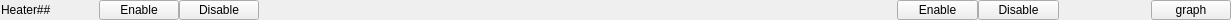
<?xml version="1.0" encoding="UTF-8"?>
<ui version="4.0">
 <class>heater_widget</class>
 <widget class="QMainWindow" name="heater_widget">
  <property name="geometry">
   <rect>
    <x>0</x>
    <y>0</y>
    <width>1231</width>
    <height>20</height>
   </rect>
  </property>
  <property name="sizePolicy">
   <sizepolicy hsizetype="Preferred" vsizetype="Fixed">
    <horstretch>0</horstretch>
    <verstretch>0</verstretch>
   </sizepolicy>
  </property>
  <property name="minimumSize">
   <size>
    <width>0</width>
    <height>20</height>
   </size>
  </property>
  <property name="maximumSize">
   <size>
    <width>16777215</width>
    <height>20</height>
   </size>
  </property>
  <property name="windowTitle">
   <string>MainWindow</string>
  </property>
  <widget class="QWidget" name="centralwidget">
   <widget class="QELabel" name="remainingTime">
    <property name="geometry">
     <rect>
      <x>1065</x>
      <y>0</y>
      <width>80</width>
      <height>20</height>
     </rect>
    </property>
    <property name="sizePolicy">
     <sizepolicy hsizetype="Fixed" vsizetype="Fixed">
      <horstretch>0</horstretch>
      <verstretch>0</verstretch>
     </sizepolicy>
    </property>
    <property name="minimumSize">
     <size>
      <width>80</width>
      <height>20</height>
     </size>
    </property>
    <property name="maximumSize">
     <size>
      <width>16777215</width>
      <height>20</height>
     </size>
    </property>
    <property name="variable" stdset="0">
     <string>HEATER$(num):getTime</string>
    </property>
   </widget>
   <widget class="QPushButton" name="btnTempGraph">
    <property name="geometry">
     <rect>
      <x>1151</x>
      <y>0</y>
      <width>80</width>
      <height>20</height>
     </rect>
    </property>
    <property name="minimumSize">
     <size>
      <width>0</width>
      <height>20</height>
     </size>
    </property>
    <property name="maximumSize">
     <size>
      <width>16777215</width>
      <height>20</height>
     </size>
    </property>
    <property name="text">
     <string>graph</string>
    </property>
   </widget>
   <widget class="QWidget" name="">
    <property name="geometry">
     <rect>
      <x>867</x>
      <y>-1</y>
      <width>192</width>
      <height>22</height>
     </rect>
    </property>
    <layout class="QHBoxLayout" name="ltSaturation" stretch="1,1,1">
     <property name="spacing">
      <number>0</number>
     </property>
     <item>
      <widget class="QESimpleShape" name="ledSaturationStatus">
       <property name="sizePolicy">
        <sizepolicy hsizetype="Fixed" vsizetype="Fixed">
         <horstretch>0</horstretch>
         <verstretch>0</verstretch>
        </sizepolicy>
       </property>
       <property name="minimumSize">
        <size>
         <width>30</width>
         <height>20</height>
        </size>
       </property>
       <property name="maximumSize">
        <size>
         <width>16777215</width>
         <height>20</height>
        </size>
       </property>
       <property name="colour0" stdset="0">
        <color>
         <red>60</red>
         <green>20</green>
         <blue>20</blue>
        </color>
       </property>
       <property name="colour1" stdset="0">
        <color>
         <red>240</red>
         <green>5</green>
         <blue>5</blue>
        </color>
       </property>
       <property name="variable" stdset="0">
        <string>HEATER$(num):isSat</string>
       </property>
      </widget>
     </item>
     <item>
      <widget class="QEPushButton" name="btnSaturationEnable">
       <property name="minimumSize">
        <size>
         <width>0</width>
         <height>20</height>
        </size>
       </property>
       <property name="maximumSize">
        <size>
         <width>16777215</width>
         <height>20</height>
        </size>
       </property>
       <property name="text">
        <string>Enable</string>
       </property>
       <property name="variable" stdset="0">
        <string>HEATER$(num):disableSat</string>
       </property>
       <property name="pressText">
        <string>0</string>
       </property>
       <property name="clickText">
        <string>0</string>
       </property>
      </widget>
     </item>
     <item>
      <widget class="QEPushButton" name="btnSaturationDisable">
       <property name="minimumSize">
        <size>
         <width>0</width>
         <height>20</height>
        </size>
       </property>
       <property name="maximumSize">
        <size>
         <width>16777215</width>
         <height>20</height>
        </size>
       </property>
       <property name="text">
        <string>Disable</string>
       </property>
       <property name="variable" stdset="0">
        <string/>
       </property>
      </widget>
     </item>
    </layout>
   </widget>
   <widget class="QESimpleShape" name="ledHeaterStatus">
    <property name="geometry">
     <rect>
      <x>351</x>
      <y>0</y>
      <width>30</width>
      <height>20</height>
     </rect>
    </property>
    <property name="sizePolicy">
     <sizepolicy hsizetype="Preferred" vsizetype="Fixed">
      <horstretch>0</horstretch>
      <verstretch>0</verstretch>
     </sizepolicy>
    </property>
    <property name="minimumSize">
     <size>
      <width>30</width>
      <height>20</height>
     </size>
    </property>
    <property name="maximumSize">
     <size>
      <width>16777215</width>
      <height>20</height>
     </size>
    </property>
    <property name="colour0" stdset="0">
     <color>
      <red>186</red>
      <green>189</green>
      <blue>182</blue>
     </color>
    </property>
    <property name="colour1" stdset="0">
     <color>
      <red>5</red>
      <green>240</green>
      <blue>5</blue>
     </color>
    </property>
    <property name="variable" stdset="0">
     <string>HEATER$(num):getStatus</string>
    </property>
   </widget>
   <widget class="QWidget" name="">
    <property name="geometry">
     <rect>
      <x>387</x>
      <y>-1</y>
      <width>170</width>
      <height>22</height>
     </rect>
    </property>
    <layout class="QHBoxLayout" name="ltSetpoint" stretch="1,1,1">
     <property name="spacing">
      <number>6</number>
     </property>
     <item>
      <widget class="QENumericEdit" name="temperatureSetpoint">
       <property name="sizePolicy">
        <sizepolicy hsizetype="Preferred" vsizetype="Fixed">
         <horstretch>0</horstretch>
         <verstretch>0</verstretch>
        </sizepolicy>
       </property>
       <property name="minimumSize">
        <size>
         <width>0</width>
         <height>20</height>
        </size>
       </property>
       <property name="maximumSize">
        <size>
         <width>16777215</width>
         <height>20</height>
        </size>
       </property>
       <property name="variable" stdset="0">
        <string>HEATER$(num):setSetPoint</string>
       </property>
       <property name="precision">
        <number>1</number>
       </property>
      </widget>
     </item>
     <item>
      <widget class="QELabel" name="temperatureSetpointReadback">
       <property name="sizePolicy">
        <sizepolicy hsizetype="Preferred" vsizetype="Fixed">
         <horstretch>0</horstretch>
         <verstretch>0</verstretch>
        </sizepolicy>
       </property>
       <property name="minimumSize">
        <size>
         <width>0</width>
         <height>20</height>
        </size>
       </property>
       <property name="maximumSize">
        <size>
         <width>16777215</width>
         <height>20</height>
        </size>
       </property>
       <property name="variable" stdset="0">
        <string>HEATER$(num):getSetPoint</string>
       </property>
      </widget>
     </item>
     <item>
      <widget class="QELabel" name="incrementSetPoint">
       <property name="sizePolicy">
        <sizepolicy hsizetype="Preferred" vsizetype="Fixed">
         <horstretch>0</horstretch>
         <verstretch>0</verstretch>
        </sizepolicy>
       </property>
       <property name="minimumSize">
        <size>
         <width>0</width>
         <height>20</height>
        </size>
       </property>
       <property name="maximumSize">
        <size>
         <width>16777215</width>
         <height>20</height>
        </size>
       </property>
       <property name="variable" stdset="0">
        <string>HEATER$(num):getIncPoint</string>
       </property>
      </widget>
     </item>
    </layout>
   </widget>
   <widget class="QELabel" name="temperatureReading">
    <property name="geometry">
     <rect>
      <x>265</x>
      <y>0</y>
      <width>80</width>
      <height>20</height>
     </rect>
    </property>
    <property name="sizePolicy">
     <sizepolicy hsizetype="Fixed" vsizetype="Fixed">
      <horstretch>0</horstretch>
      <verstretch>0</verstretch>
     </sizepolicy>
    </property>
    <property name="minimumSize">
     <size>
      <width>80</width>
      <height>20</height>
     </size>
    </property>
    <property name="maximumSize">
     <size>
      <width>16777215</width>
      <height>20</height>
     </size>
    </property>
    <property name="variable" stdset="0">
     <string>HEATER$(num):getTemp</string>
    </property>
   </widget>
   <widget class="QWidget" name="">
    <property name="geometry">
     <rect>
      <x>703</x>
      <y>-1</y>
      <width>158</width>
      <height>22</height>
     </rect>
    </property>
    <layout class="QHBoxLayout" name="ltInterlock" stretch="0,1,1">
     <property name="spacing">
      <number>0</number>
     </property>
     <item>
      <widget class="QESimpleShape" name="ledInterlockStatus">
       <property name="sizePolicy">
        <sizepolicy hsizetype="Fixed" vsizetype="Fixed">
         <horstretch>0</horstretch>
         <verstretch>0</verstretch>
        </sizepolicy>
       </property>
       <property name="minimumSize">
        <size>
         <width>30</width>
         <height>20</height>
        </size>
       </property>
       <property name="maximumSize">
        <size>
         <width>16777215</width>
         <height>20</height>
        </size>
       </property>
       <property name="colour0" stdset="0">
        <color>
         <red>240</red>
         <green>5</green>
         <blue>5</blue>
        </color>
       </property>
       <property name="colour1" stdset="0">
        <color>
         <red>60</red>
         <green>20</green>
         <blue>20</blue>
        </color>
       </property>
       <property name="variable" stdset="0">
        <string>HEATER$(num):isEnabled</string>
       </property>
      </widget>
     </item>
     <item>
      <widget class="QENumericEdit" name="interlockSetpoint">
       <property name="sizePolicy">
        <sizepolicy hsizetype="Preferred" vsizetype="Fixed">
         <horstretch>0</horstretch>
         <verstretch>0</verstretch>
        </sizepolicy>
       </property>
       <property name="minimumSize">
        <size>
         <width>0</width>
         <height>20</height>
        </size>
       </property>
       <property name="maximumSize">
        <size>
         <width>16777215</width>
         <height>20</height>
        </size>
       </property>
       <property name="variable" stdset="0">
        <string>HEATER$(num):setInterlock</string>
       </property>
       <property name="precision">
        <number>1</number>
       </property>
      </widget>
     </item>
     <item>
      <widget class="QELabel" name="interlockReadback">
       <property name="sizePolicy">
        <sizepolicy hsizetype="Preferred" vsizetype="Fixed">
         <horstretch>0</horstretch>
         <verstretch>0</verstretch>
        </sizepolicy>
       </property>
       <property name="minimumSize">
        <size>
         <width>0</width>
         <height>20</height>
        </size>
       </property>
       <property name="maximumSize">
        <size>
         <width>16777215</width>
         <height>20</height>
        </size>
       </property>
       <property name="variable" stdset="0">
        <string>HEATER$(num):getInterlock</string>
       </property>
      </widget>
     </item>
    </layout>
   </widget>
   <widget class="QWidget" name="">
    <property name="geometry">
     <rect>
      <x>1</x>
      <y>-1</y>
      <width>258</width>
      <height>22</height>
     </rect>
    </property>
    <layout class="QHBoxLayout" name="ltHeaterEnable">
     <property name="spacing">
      <number>0</number>
     </property>
     <item>
      <widget class="QLabel" name="heaterName">
       <property name="text">
        <string>Heater##</string>
       </property>
      </widget>
     </item>
     <item>
      <widget class="QESimpleShape" name="ledHeaterEnable">
       <property name="sizePolicy">
        <sizepolicy hsizetype="Fixed" vsizetype="Fixed">
         <horstretch>0</horstretch>
         <verstretch>0</verstretch>
        </sizepolicy>
       </property>
       <property name="minimumSize">
        <size>
         <width>30</width>
         <height>20</height>
        </size>
       </property>
       <property name="maximumSize">
        <size>
         <width>16777215</width>
         <height>20</height>
        </size>
       </property>
       <property name="colour0" stdset="0">
        <color>
         <red>186</red>
         <green>189</green>
         <blue>182</blue>
        </color>
       </property>
       <property name="colour1" stdset="0">
        <color>
         <red>5</red>
         <green>240</green>
         <blue>5</blue>
        </color>
       </property>
       <property name="variable" stdset="0">
        <string>HEATER$(num):isEnabled</string>
       </property>
      </widget>
     </item>
     <item>
      <widget class="QEPushButton" name="btnHeaterEnable">
       <property name="minimumSize">
        <size>
         <width>0</width>
         <height>20</height>
        </size>
       </property>
       <property name="maximumSize">
        <size>
         <width>16777215</width>
         <height>20</height>
        </size>
       </property>
       <property name="text">
        <string>Enable</string>
       </property>
       <property name="variable" stdset="0">
        <string>HEATER$(num):enable</string>
       </property>
      </widget>
     </item>
     <item>
      <widget class="QEPushButton" name="btnHeaterDisable">
       <property name="minimumSize">
        <size>
         <width>0</width>
         <height>20</height>
        </size>
       </property>
       <property name="maximumSize">
        <size>
         <width>16777215</width>
         <height>20</height>
        </size>
       </property>
       <property name="text">
        <string>Disable</string>
       </property>
       <property name="variable" stdset="0">
        <string>HEATER$(num):disable</string>
       </property>
      </widget>
     </item>
    </layout>
   </widget>
   <widget class="QWidget" name="">
    <property name="geometry">
     <rect>
      <x>563</x>
      <y>-1</y>
      <width>134</width>
      <height>22</height>
     </rect>
    </property>
    <layout class="QHBoxLayout" name="ltHeatRate" stretch="1,1">
     <item>
      <widget class="QENumericEdit" name="temperatureSetRate">
       <property name="sizePolicy">
        <sizepolicy hsizetype="Preferred" vsizetype="Fixed">
         <horstretch>0</horstretch>
         <verstretch>0</verstretch>
        </sizepolicy>
       </property>
       <property name="minimumSize">
        <size>
         <width>0</width>
         <height>20</height>
        </size>
       </property>
       <property name="maximumSize">
        <size>
         <width>16777215</width>
         <height>20</height>
        </size>
       </property>
       <property name="variable" stdset="0">
        <string>HEATER$(num):setRate</string>
       </property>
       <property name="leadingZeros">
        <number>2</number>
       </property>
       <property name="precision">
        <number>1</number>
       </property>
      </widget>
     </item>
     <item>
      <widget class="QELabel" name="temperatureRateReadback">
       <property name="sizePolicy">
        <sizepolicy hsizetype="Preferred" vsizetype="Fixed">
         <horstretch>0</horstretch>
         <verstretch>0</verstretch>
        </sizepolicy>
       </property>
       <property name="minimumSize">
        <size>
         <width>0</width>
         <height>20</height>
        </size>
       </property>
       <property name="maximumSize">
        <size>
         <width>16777215</width>
         <height>20</height>
        </size>
       </property>
       <property name="variable" stdset="0">
        <string>HEATER$(num):getRate</string>
       </property>
      </widget>
     </item>
    </layout>
   </widget>
  </widget>
 </widget>
 <customwidgets>
  <customwidget>
   <class>QELabel</class>
   <extends>QLabel</extends>
   <header>QELabel.h</header>
  </customwidget>
  <customwidget>
   <class>QENumericEdit</class>
   <extends>QWidget</extends>
   <header>QENumericEdit.h</header>
  </customwidget>
  <customwidget>
   <class>QEPushButton</class>
   <extends>QPushButton</extends>
   <header>QEPushButton.h</header>
  </customwidget>
  <customwidget>
   <class>QESimpleShape</class>
   <extends>QSimpleShape</extends>
   <header>QESimpleShape.h</header>
  </customwidget>
  <customwidget>
   <class>QSimpleShape</class>
   <extends>QWidget</extends>
   <header>QSimpleShape.h</header>
  </customwidget>
 </customwidgets>
 <resources/>
 <connections/>
</ui>
